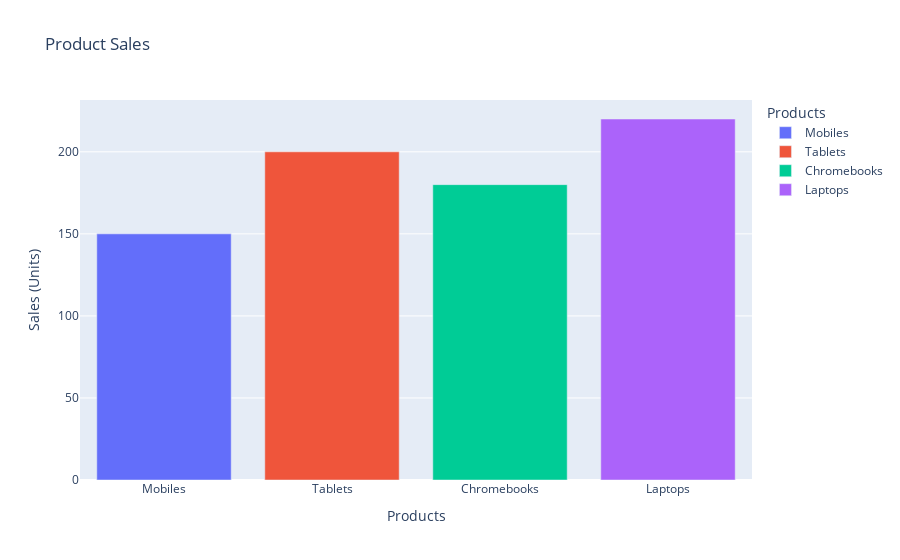

This figure's notebook cell:
### Markdown cell above
## 2- Sales Data Visualization

### Code cell
import plotly.express as px
import pandas as pd

# Data
products = ["Mobiles", "Tablets", "Chromebooks", "Laptops"]
sales = [150, 200, 180, 220]

# Create a DataFrame
df = pd.DataFrame({"Products": products, "Sales (Units)": sales})

# Interactive bar chart
fig = px.bar(df, x="Products", y="Sales (Units)", title="Product Sales", color="Products")
fig.show()

### Figure 1 — Plotly figure (JSON) as saved in the notebook; plotly's stock layout.template omitted (floating-point values rounded to 4 significant figures)
{"data": [{"alignmentgroup": "True", "hovertemplate": "Products=%{x}<br>Sales (Units)=%{y}<extra></extra>", "legendgroup": "Mobiles", "marker": {"color": "#636efa", "pattern": {"shape": ""}}, "name": "Mobiles", "offsetgroup": "Mobiles", "orientation": "v", "showlegend": true, "textposition": "auto", "type": "bar", "x": ["Mobiles"], "xaxis": "x", "y": [150], "yaxis": "y"}, {"alignmentgroup": "True", "hovertemplate": "Products=%{x}<br>Sales (Units)=%{y}<extra></extra>", "legendgroup": "Tablets", "marker": {"color": "#EF553B", "pattern": {"shape": ""}}, "name": "Tablets", "offsetgroup": "Tablets", "orientation": "v", "showlegend": true, "textposition": "auto", "type": "bar", "x": ["Tablets"], "xaxis": "x", "y": [200], "yaxis": "y"}, {"alignmentgroup": "True", "hovertemplate": "Products=%{x}<br>Sales (Units)=%{y}<extra></extra>", "legendgroup": "Chromebooks", "marker": {"color": "#00cc96", "pattern": {"shape": ""}}, "name": "Chromebooks", "offsetgroup": "Chromebooks", "orientation": "v", "showlegend": true, "textposition": "auto", "type": "bar", "x": ["Chromebooks"], "xaxis": "x", "y": [180], "yaxis": "y"}, {"alignmentgroup": "True", "hovertemplate": "Products=%{x}<br>Sales (Units)=%{y}<extra></extra>", "legendgroup": "Laptops", "marker": {"color": "#ab63fa", "pattern": {"shape": ""}}, "name": "Laptops", "offsetgroup": "Laptops", "orientation": "v", "showlegend": true, "textposition": "auto", "type": "bar", "x": ["Laptops"], "xaxis": "x", "y": [220], "yaxis": "y"}], "layout": {"autosize": true, "barmode": "relative", "legend": {"title": {"text": "Products"}, "tracegroupgap": 0}, "title": {"text": "Product Sales"}, "xaxis": {"anchor": "y", "autorange": true, "categoryarray": ["Mobiles", "Tablets", "Chromebooks", "Laptops"], "categoryorder": "array", "domain": [0, 1], "range": [-0.5, 3.5], "title": {"text": "Products"}, "type": "category"}, "yaxis": {"anchor": "x", "autorange": true, "domain": [0, 1], "range": [0, 231.6], "title": {"text": "Sales (Units)"}, "type": "linear"}}}
